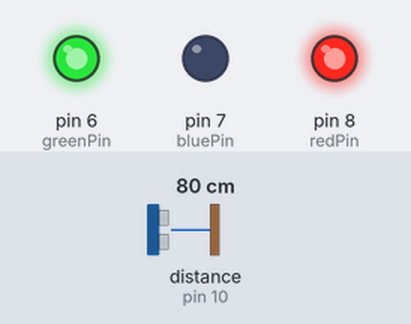
Recording of a sketch running on a simulated Arduino Uno, built with avr-gcc and run on an emulated ATmega328P. Shown: output pins drawn as LEDs (lit = HIGH). Wiring (inferred from the names in the program): ultrasonic range finder: trigger pin 9; echo pin 10. The inputs (shaded band) are chosen by the test bench; at power-on: distance to the obstacle (sensor on pin 10) 80 cm. The echo pulse lasts 58.3 µs per cm; pins used as bus, display or sensor lines are not drawn; what the sketch prints to the serial monitor is not drawn.

Above: at 0.5 s.
At 1.5 s:
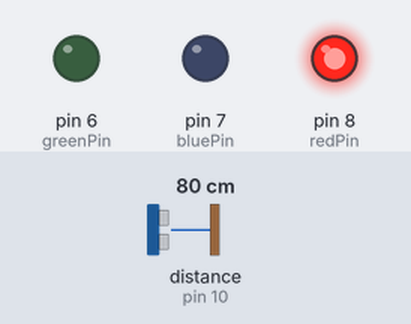
Timing chart, 0 to 3.0 s (numbered marks = the images above):
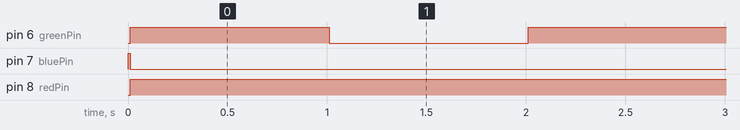

The sketch:

sketch_jan09a.ino
```cpp
const int trigPin = 9;
const int echoPin = 10;

const int greenPin = 6;
const int bluePin = 7;
const int redPin = 8;

long duration;
int distance;

bool notStarted = true;


void setup() {
  // put your setup code here, to run once:

  pinMode(trigPin, OUTPUT);
  pinMode(echoPin, INPUT);
  pinMode(bluePin, OUTPUT);
  pinMode(redPin, OUTPUT);
  pinMode(greenPin, OUTPUT);

  Serial.begin(9600);

  digitalWrite(bluePin, HIGH);
  normalize();
}

void loop() {
  // put your main code here, to run repeatedly:

  // Pulse is 2 microseconds apart with width 10 micrseconds

    if (notStarted) {
      if (testFunction() < 10) {
      digitalWrite(redPin, LOW);
      digitalWrite(bluePin, HIGH);
      } else {
      digitalWrite(bluePin, LOW);
      digitalWrite(redPin, HIGH);
      notStarted = false;
      }
    } else {
      digitalWrite(greenPin, HIGH);
      delay(1000);
      digitalWrite(greenPin, LOW);
      delay(1000);
    }

}

int testFunction() {
  digitalWrite(trigPin, LOW);
  delayMicroseconds(2);

  digitalWrite(trigPin, HIGH);
  delayMicroseconds(10);
  digitalWrite(trigPin, LOW);

  duration = pulseIn(echoPin, HIGH);
  distance = duration * 0.034/2;

  Serial.println(distance);

  return distance;
}

void normalize() {
  while(testFunction() < 6 && testFunction() > 4) {}
}
```

Measured:
- by itself, pin 6 (greenPin): alternates HIGH for 1.0 s and LOW for 1.0 s
- by itself, pin 7 (bluePin): HIGH → LOW at 0.01 s
- by itself, pin 8 (redPin): LOW → HIGH at 0.01 s
